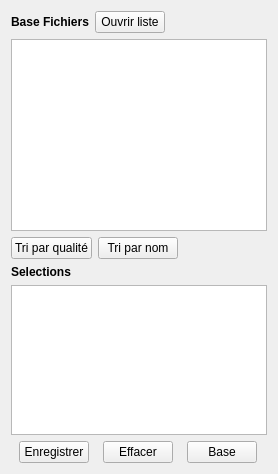
       <widget class="QWidget" name="profil_panel">
        <layout class="QVBoxLayout" name="verticalLayout_2">
         <item>
          <layout class="QGridLayout" name="gridLayout_5">
           <item row="0" column="0">
            <widget class="QLabel" name="label_7">
             <property name="font">
              <font>
               <bold>true</bold>
              </font>
             </property>
             <property name="text">
              <string>Base Fichiers</string>
             </property>
            </widget>
           </item>
           <item row="0" column="1">
            <widget class="QPushButton" name="select_open_sel_list_btn">
             <property name="maximumSize">
              <size>
               <width>70</width>
               <height>16777215</height>
              </size>
             </property>
             <property name="text">
              <string>Ouvrir liste</string>
             </property>
            </widget>
           </item>
           <item row="0" column="2">
            <spacer name="horizontalSpacer_2">
             <property name="orientation">
              <enum>Qt::Orientation::Horizontal</enum>
             </property>
             <property name="sizeHint" stdset="0">
              <size>
               <width>40</width>
               <height>20</height>
              </size>
             </property>
            </spacer>
           </item>
          </layout>
         </item>
         <item>
          <widget class="QListWidget" name="select_list_files"/>
         </item>
         <item>
          <layout class="QGridLayout" name="gridLayout_4">
           <item row="0" column="0">
            <widget class="QPushButton" name="select_order_files_byiqm_btn">
             <property name="maximumSize">
              <size>
               <width>150</width>
               <height>16777215</height>
              </size>
             </property>
             <property name="text">
              <string>Tri par qualité</string>
             </property>
            </widget>
           </item>
           <item row="0" column="1">
            <widget class="QPushButton" name="select_order_files_byname_btn">
             <property name="maximumSize">
              <size>
               <width>150</width>
               <height>16777215</height>
              </size>
             </property>
             <property name="text">
              <string>Tri par nom</string>
             </property>
            </widget>
           </item>
           <item row="0" column="2">
            <spacer name="horizontalSpacer_3">
             <property name="orientation">
              <enum>Qt::Orientation::Horizontal</enum>
             </property>
             <property name="sizeHint" stdset="0">
              <size>
               <width>40</width>
               <height>20</height>
              </size>
             </property>
            </spacer>
           </item>
          </layout>
         </item>
         <item>
          <widget class="QLabel" name="label_8">
           <property name="font">
            <font>
             <bold>true</bold>
            </font>
           </property>
           <property name="text">
            <string>Selections</string>
           </property>
          </widget>
         </item>
         <item>
          <widget class="QListWidget" name="select_files_sel_list">
           <property name="maximumSize">
            <size>
             <width>16777215</width>
             <height>150</height>
            </size>
           </property>
          </widget>
         </item>
         <item>
          <layout class="QGridLayout" name="gridLayout_6">
           <item row="0" column="0">
            <widget class="QPushButton" name="select_saveas_sel_list_btn">
             <property name="maximumSize">
              <size>
               <width>70</width>
               <height>16777215</height>
              </size>
             </property>
             <property name="text">
              <string>Enregistrer</string>
             </property>
            </widget>
           </item>
           <item row="0" column="1">
            <widget class="QPushButton" name="select_clear_sel_btn">
             <property name="maximumSize">
              <size>
               <width>70</width>
               <height>16777215</height>
              </size>
             </property>
             <property name="text">
              <string>Effacer</string>
             </property>
            </widget>
           </item>
           <item row="0" column="2">
            <widget class="QPushButton" name="select_new_base_list">
             <property name="maximumSize">
              <size>
               <width>70</width>
               <height>16777215</height>
              </size>
             </property>
             <property name="text">
              <string>Base</string>
             </property>
            </widget>
           </item>
          </layout>
         </item>
        </layout>
       </widget>
